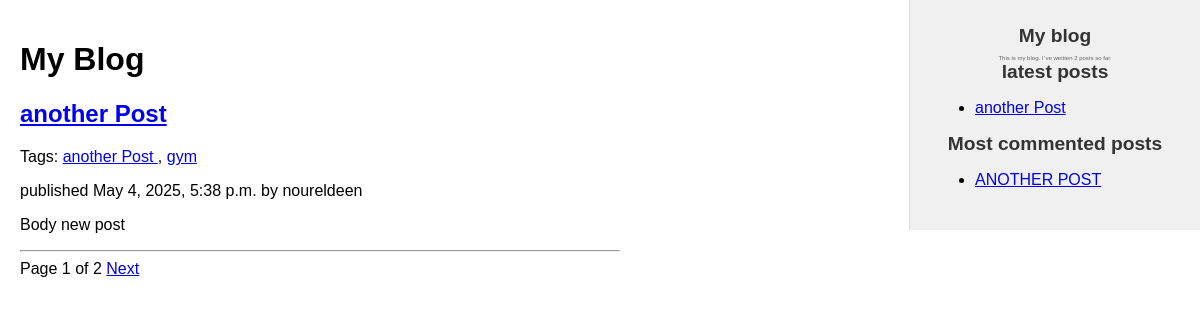
/blog/, run on an earlier commit of the app's database.
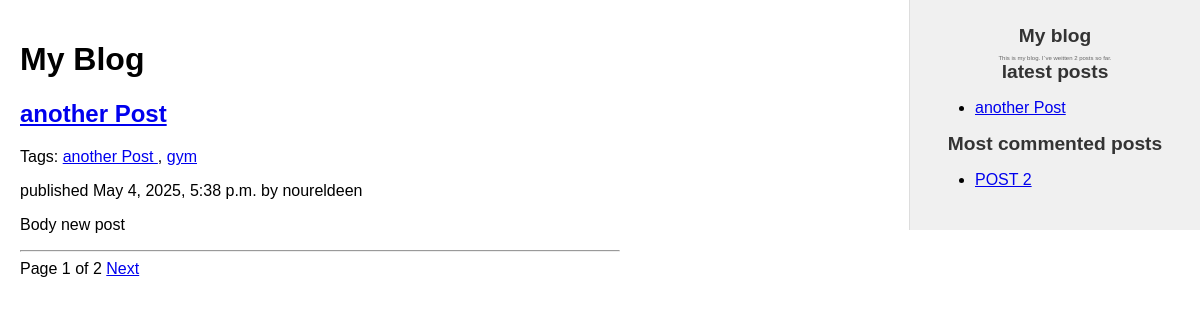
And on a later commit of the database.
### blog/models.py (models this page shows, shortened)
class Post(models.Model):
    class Status(models.TextChoices):
        DRAFT = 'draft', 'Draft'
        PUBLISHED = 'published', 'Published'
    title = models.CharField(max_length=200)
    content = models.TextField()
    created = models.DateTimeField(auto_now_add=True)
    updated = models.DateTimeField(auto_now=True)
    author = models.ForeignKey(User, on_delete=models.CASCADE, related_name='blog_posts')
    publish = models.DateTimeField(default=timezone.now)
    status = models.CharField(max_length=10, choices=Status.choices, default=Status.DRAFT)
    slug = models.SlugField(max_length=200, unique=True, unique_for_date='publish')
    body = models.TextField()
    tags = TaggableManager()
    class Meta:
        ordering = ['-publish']
        indexes = [
            models.Index(fields=['-publish']),
        ]
    def get_absolute_url(self):
        return reverse('blog:post_detail', args=[
            self.publish.year,
            self.publish.month,
            self.publish.day,
            self.slug,
        ])

### blog/views.py (the view)
# urls.py: path('', views.post_list, name='post_list'),
def post_list(request, tag_slug=None):
    post_list = Post.objects.all()
    tag = None
    if tag_slug:
        tag = get_object_or_404(Tag, slug=tag_slug)
        post_list = post_list.filter(tags__in=[tag])
    paginator = Paginator(post_list,1)  # Show 1 post per page
    page_number = request.GET.get('page', 1)
    try:
        posts = paginator.page(page_number)
    except PageNotAnInteger:
        posts = paginator.page(1)
    except EmptyPage:
        posts = paginator.page(paginator.num_pages)
    return render(request, 'blog/post/list.html', {'posts': posts, 'tag':tag})

### blog/templatetags/blog_tags.py (called while the page is built)
@register.simple_tag
def total_posts():
    return Post.objects.count()

@register.inclusion_tag('blog/post/latest_posts.html')
def show_latest_posts(count=5):
    latest_posts = Post.objects.order_by('-publish')[:count]
    return {'latest_posts': latest_posts}

@register.simple_tag
def get_most_commented_posts(count=5):
    return Post.objects.annotate(total_comments=Count('comments')).order_by('-total_comments')[:count]

@register.filter(name='markdown')
def markdown_format(text):
    return  mark_safe(markdown.markdown(text))

### blog/templates/blog/post/list.html (shortened to what this page needs)
{% extends "blog/base.html" %}
{% load blog_tags %}
{% block content %}
    <h1>My Blog</h1>
    {% for post in posts %}
        <h2>
        <a href="{{post.get_absolute_url}}">
            {{ post.title }}
        </a>
        </h2>
        <p class= "tags">
            Tags:
             {% for tag in post.tags.all %}
                <a href="{% url 'blog:post_list_by_tag' tag.slug %}">
                    {{ tag.name }}
                </a>
                {% if not forloop.last %}, {% endif %}
            {% endfor %}
            </p>
        <p class="date">
        published {{ post.publish }} by {{ post.author }}
        </p>
        {{ post.body|markdown|truncatewords_html:30 }}
        <hr/>
    {% endfor %}
    {% include "pagination.html" with page=posts %}
{% endblock %}

### blog/templates/blog/base.html (shortened to what this page needs)
{% load static %}
{% load blog_tags %}
<!DOCTYPE html>
<html>
    <head>
        <link href="{% static 'blog/css/style.css' %}" rel="stylesheet">
    </head>
    <body>
        <div id="content">
             {% block content %}
             {% endblock %}
        </div>
        <div id="sidebar">
            <h3>My blog</h3>
            <p>
                This is my blog.
                I`ve weitten {% total_posts %} posts so far.
            </p>
            <h3>latest posts</h3>
            {% show_latest_posts 1 %}
            <h3>Most commented posts</h3>
            {% get_most_commented_posts 1 as most_commented_posts %}
            <ul>
                {% for post in most_commented_posts %}
                    <li>
                        <a href="{{ post.get_absolute_url }}">{{ post.title|upper }}</a>
                    </li>
                {% endfor %}
            </ul>
        </div>
    </body>
</html>

### blog/templates/blog/post/latest_posts.html
<ul>
    {% for post in latest_posts %}
        <li>
            <a href="{{ post.get_absolute_url }}">{{ post.title }}</a>
        </li>
    {% endfor %}
</ul>

What changed in the data, as far as the page shows it:
no longer on one of the page's lists (row unchanged): Post: title "ANOTHER POST"
now on this page (row edited): Post: title "POST 2", shown under "Most commented posts"
